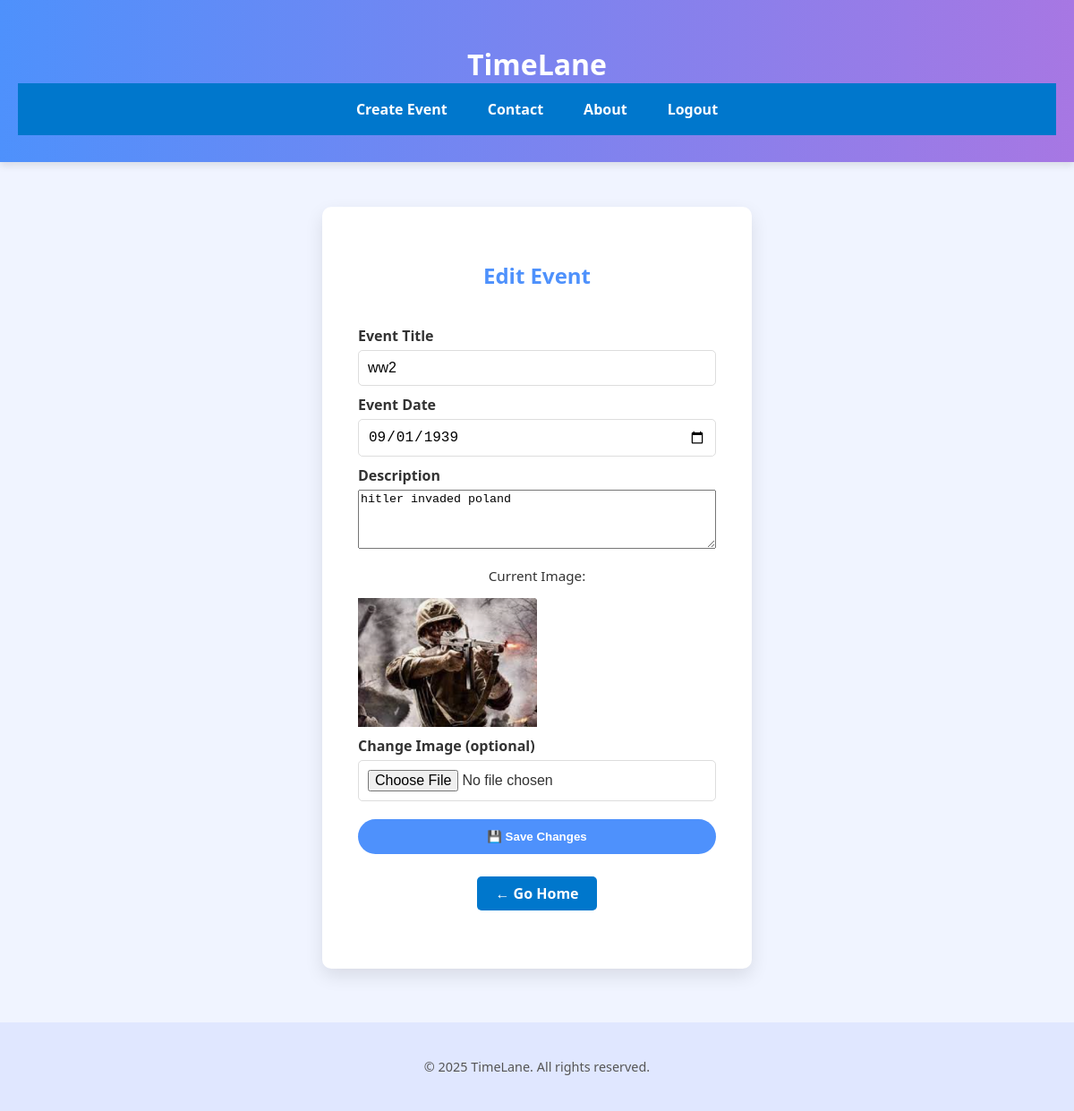
/edit_event/3 (signed in), run on an earlier commit of the app's database.
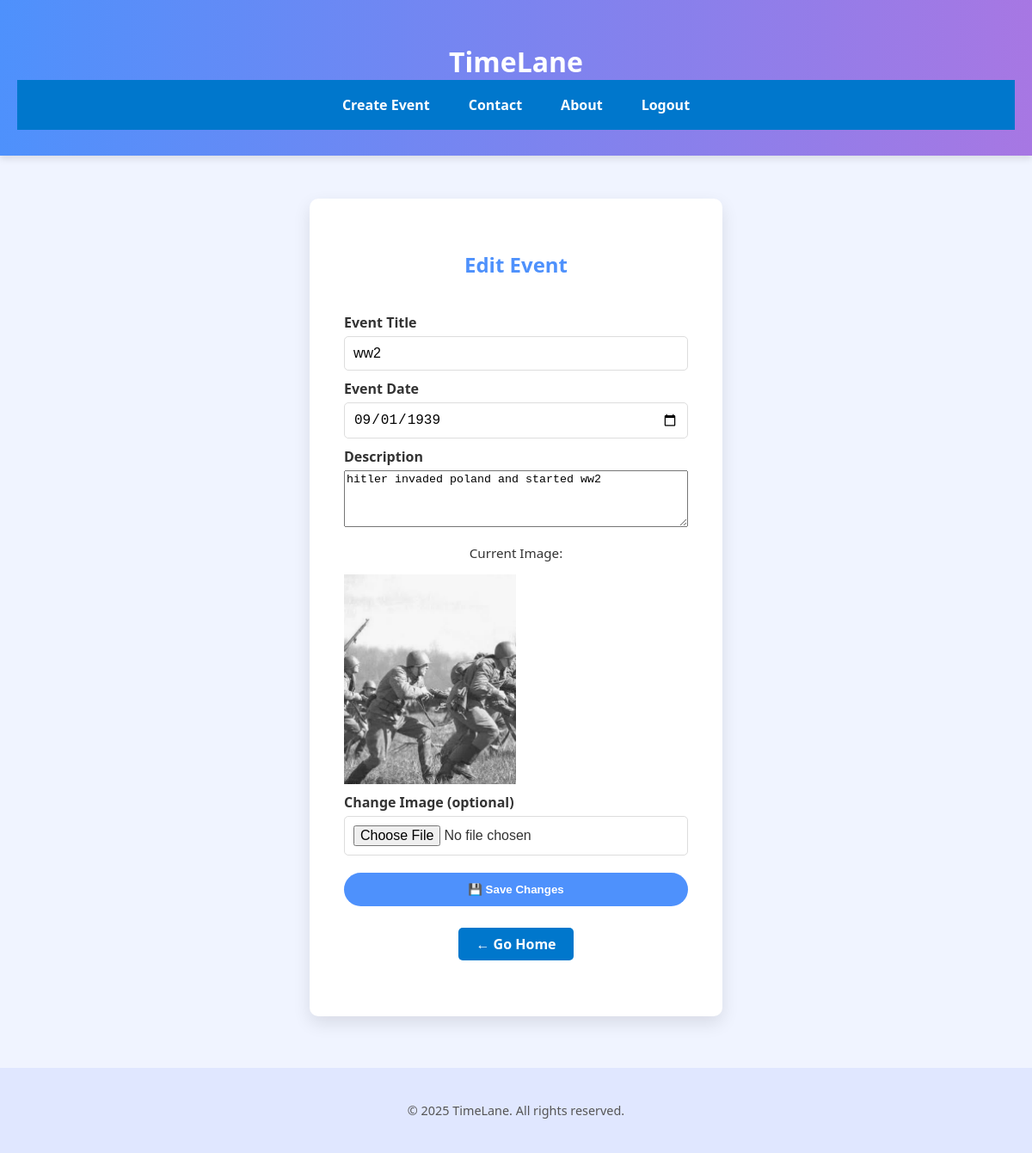
And on a later commit of the database.
### tables this page shows
CREATE TABLE events (
                id INTEGER PRIMARY KEY AUTOINCREMENT,
                user_id INTEGER NOT NULL,
                title TEXT NOT NULL,
                description TEXT,
                date TEXT NOT NULL, image_filename TEXT, is_published INTEGER DEFAULT 0,
                FOREIGN KEY (user_id) REFERENCES users(id)
            );

### main.py (the view, shortened to what this page needs)
@app.route('/edit_event/<int:event_id>', methods=['GET', 'POST'])
def edit_event(event_id):
    if 'user_id' not in session:
        return redirect(url_for('login'))
    conn = get_db_connection()
    c = conn.cursor()
    c.execute('SELECT * FROM events WHERE id = ? AND user_id = ?', (event_id, session['user_id']))
    event = c.fetchone()
    if not event:
        conn.close()
        return "Event not found or access denied", 404
    conn.close()
    return render_template('edit_event.html', event=event)

### main.py (called while the page is built)
def get_db_connection():
    conn = sqlite3.connect(DATABASE)
    conn.row_factory = sqlite3.Row
    return conn

### templates/edit_event.html (shortened to what this page needs)
{% extends "base.html" %}
{% block content %}
  <h2>Edit Event</h2>
  <form method="POST" enctype="multipart/form-data">
    <label for="event_title">Event Title</label>
    <input type="text" id="event_title" name="event_title" value="{{ event['title'] }}" required />
    <label for="event_date">Event Date</label>
    <input type="date" id="event_date" name="event_date" value="{{ event['date'] }}" required />
    <label for="event_description">Description</label>
    <textarea id="event_description" name="event_description" rows="4">{{ event['description'] }}</textarea>
    {% if event['image_filename'] %}
      <p>Current Image:</p>
      <img src="{{ url_for('static', filename='uploads/' + event['image_filename']) }}" width="200">
    {% endif %}
    <label for="event_image">Change Image (optional)</label>
    <input type="file" id="event_image" name="event_image" accept="image/*" />
    <button type="submit" class="btn">💾 Save Changes</button>
  </form>
{% endblock %}

What changed in the data, as far as the page shows it:
changed events "ww2": event_description "hitler invaded poland" → "hitler invaded poland and started ww2"; image_filename: a different picture
